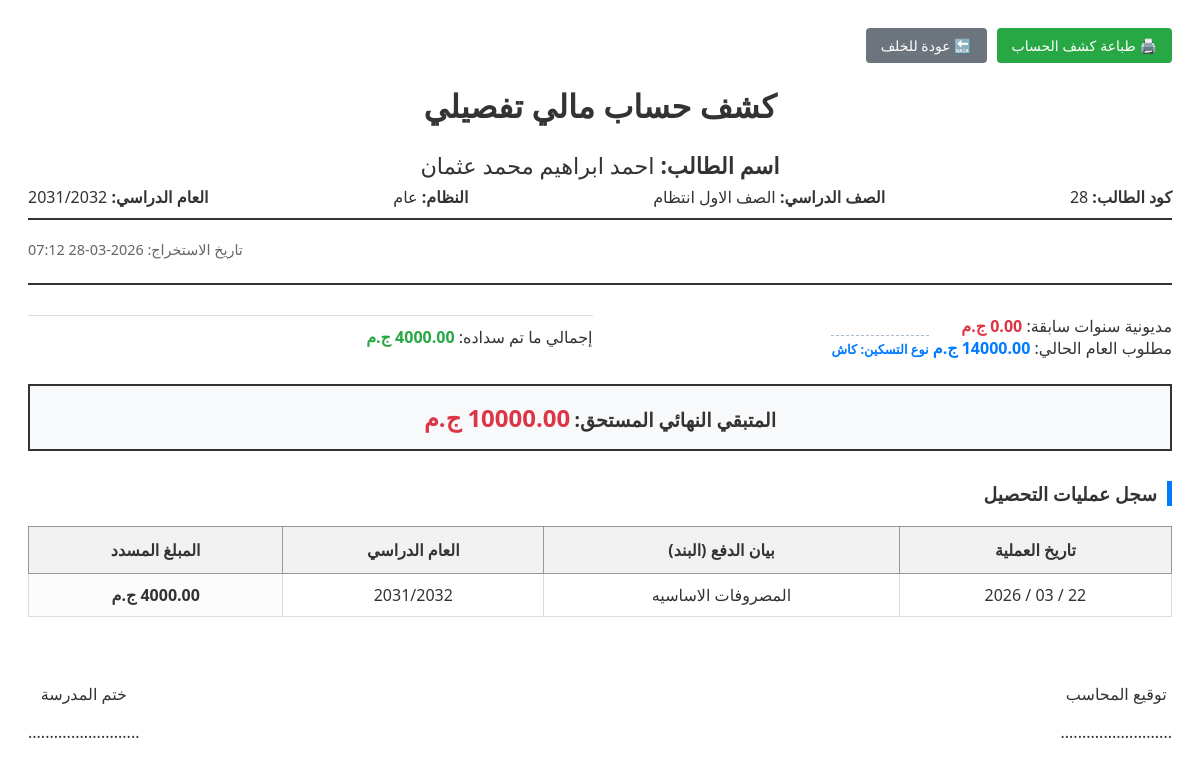
/finance/student/28/print-statement/ (signed in), run on the app's committed database.
### students/models.py (models this page shows, shortened)
class Student(models.Model):
    RELIGION_CHOICES = [("Muslim", "مسلم"), ("Christian", "مسيحي")]
    STATUS_CHOICES = [("New", "مستجد"), ("Transferred", "منقول"), ("Home", "عمال"), ("Promoted", "ناجح ومنقول")]
    GENDER_CHOICES = [('Male', 'ذكر'), ('Female', 'أنثى')]
    SPECIALIZATION_CHOICES = [
        ("General", "شعبة عامة"), ("Restaurant", "مطعم"), ("Kitchen", "مطبخ"),
        ("Guidance", "ارشاد"), ("Internal", "اشراف داخلي"), ("Computer", "حاسب الي"),
    ]
    image = models.ImageField("صورة الطالب", upload_to="students/", null=True, blank=True)
    registration_number = models.CharField("رقم القيد", max_length=50, blank=True, null=True)
    first_name = models.CharField("الاسم الأول", max_length=100)
    last_name = models.CharField("اسم العائلة", max_length=100)
    national_id_validator = RegexValidator(
        regex=r'^\d{14}$',
        message="الرقم القومي يجب أن يتكون من 14 رقماً فقط."
    )
    national_id = models.CharField(
        "الرقم القومي",
        max_length=14,
        validators=[national_id_validator],
        unique=True,
        null=True, blank=True
    )
    student_code = models.CharField("كود الطالب", max_length=20, unique=True, editable=False, blank=True, null=True)
    date_of_birth = models.DateField("تاريخ الميلاد", null=True, blank=True)
    birth_place = models.CharField("محل الميلاد", max_length=150, blank=True, null=True)
    gender = models.CharField(
        "النوع",
        max_length=10,
        choices=GENDER_CHOICES,
        null=True,
        blank=True
    )
    religion = models.CharField("الديانة", max_length=20, choices=RELIGION_CHOICES, null=True, blank=True)
    nationality = models.CharField("الجنسية", max_length=100, default="مصري", null=True, blank=True)
    address = models.TextField("العنوان", blank=True, null=True)
    mother_name = models.CharField("اسم الأم", max_length=150, null=True, blank=True)
    phone = models.CharField("رقم التليفون", max_length=20, null=True, blank=True)
    enrollment_status = models.CharField("حالة القيد", max_length=20, choices=STATUS_CHOICES, null=True, blank=True)
    integration_status = models.BooleanField("موقف الدمج", default=False, null=True, blank=True)
    specialization = models.CharField("التخصص", max_length=30, choices=SPECIALIZATION_CHOICES, blank=True, null=True)
    previous_debt = models.DecimalField("مديونية سابقة مرحلة", max_digits=10, decimal_places=2, default=0)
    last_promotion_date = models.DateField(null=True, blank=True)
    grade = models.ForeignKey("students.Grade", on_delete=models.PROTECT, null=True, verbose_name="الصف الدراسي")
    classroom = models.ForeignKey("students.Classroom", on_delete=models.SET_NULL, null=True, blank=True, verbose_name="الفصل")
    academic_year = models.ForeignKey("finance.AcademicYear", on_delete=models.CASCADE, verbose_name="السنة الدراسية", related_name="students")
    is_active = models.BooleanField("نشط", default=True)
    created_at = models.DateTimeField(auto_now_add=True)
    class Meta:
        ordering = ["-created_at"]
        verbose_name = "طالب"
        verbose_name_plural = "الطلاب"
    def get_full_name(self):
        first = self.first_name if self.first_name else ""
        last = self.last_name if self.last_name else ""
        full = f"{first} {last}".strip()
        return full if full else f"طالب رقم {self.student_code}"
    @property
    def total_required_amount(self):
        return self.current_year_fees_amount
    @property
    def current_year_paid(self):
        from finance.models import Payment
        from django.db.models import Sum, Q
        total = Payment.objects.filter(
            student=self,
            academic_year=self.academic_year # شرط السنة الحالية
        ).filter(
            Q(revenue_category__name__icontains="اساس") |
            Q(revenue_category__name__icontains="مصروف")
        ).aggregate(total=Sum('amount_paid'))['total'] or 0
        return Decimal(str(total))
    @property
    def final_remaining(self):
        from decimal import Decimal
        from django.db.models import Sum
        old_debt = Decimal(str(self.previous_debt or 0))
        acc = self.accounts.filter(academic_year=self.academic_year).last()
        current_fees = Decimal('0.00')
        if acc:
            current_fees = Decimal(str(acc.total_fees or 0)) - Decimal(str(acc.discount or 0))
        current_year_payments = self.all_payments.filter(
            academic_year=self.academic_year,
            revenue_category__name="المصروفات الاساسيه"  # مطابقة حرفية لاسم البند عندك
        ).aggregate(total=Sum('amount_paid'))['total'] or 0
        total_paid = Decimal(str(current_year_payments))
        return (old_debt + current_fees) - total_paid
    @property
    def current_year_fees_amount(self):
        from finance.models import StudentAccount
        from decimal import Decimal
        account = self.accounts.filter(academic_year=self.academic_year).first()
        if account:
            return Decimal(str(account.total_fees or 0))
        return Decimal("0.00")
    @property
    def current_account(self):
        return self.accounts.filter(academic_year=self.academic_year).first()

class Grade(models.Model):
    name = models.CharField("اسم الصف", max_length=100)
    class Meta:
        verbose_name = "صف دراسي"
        verbose_name_plural = "الصفوف الدراسية"

### finance/models.py (models this page shows, shortened)
class AcademicYear(models.Model):
    name = models.CharField(max_length=20)  # مثال: 2025/2026
    is_active = models.BooleanField(default=False)

class StudentAccount(models.Model):
    student = models.ForeignKey("students.Student", on_delete=models.CASCADE, related_name="accounts")
    academic_year = models.ForeignKey('AcademicYear', on_delete=models.CASCADE, null=True)
    installment_plan = models.ForeignKey('InstallmentPlan', on_delete=models.SET_NULL, null=True, blank=True)
    revenue_category = models.ForeignKey(
        'RevenueCategory',
        on_delete=models.SET_NULL,
        null=True,
        blank=True,
        verbose_name="بند الإيراد المرتبط"
    )
    total_fees = models.DecimalField("إجمالي المصروفات", max_digits=10, decimal_places=2, default=0)
    discount = models.DecimalField("الخصم", max_digits=10, decimal_places=2, default=0)
    created_at = models.DateTimeField(auto_now_add=True)
    class Meta:
        unique_together = ['student', 'academic_year', 'revenue_category']
        verbose_name = "حساب طالب مالي"
        verbose_name_plural = "حسابات الطلاب المالية"

class InstallmentPlan(models.Model):
    name = models.CharField("اسم الخطة الدراسية", max_length=100)
    academic_year = models.ForeignKey('AcademicYear', on_delete=models.CASCADE, verbose_name="السنة الدراسية", null=True)
    total_amount = models.DecimalField("إجمالي مبلغ الخطة", max_digits=10, decimal_places=2, default=0)
    number_of_installments = models.PositiveIntegerField("عدد الأقساط")
    interest_value = models.DecimalField(
        "قيمة الفائدة الإضافية",
        max_digits=10,
        decimal_places=2,
        default=0,
        help_text="قيمة فائدة ثابتة تضاف لإجمالي الخطة"
    )
    class Meta:
        verbose_name = "خطة مصروفات"
        verbose_name_plural = "خطط المصروفات"

class Payment(models.Model):
    installment = models.ForeignKey(
        'StudentInstallment',
        on_delete=models.CASCADE,
        related_name="payments",
        null=True,
        blank=True,
        help_text="اتركه فارغاً للإيرادات الحرة"
    )
    student = models.ForeignKey(
        "students.Student",
        on_delete=models.CASCADE,
        related_name="all_payments",
        null=True,
        blank=True
    )
    revenue_category = models.ForeignKey(
        'RevenueCategory',
        on_delete=models.PROTECT,
        null=True,
        blank=False,
        verbose_name="فئة الإيراد"
    )
    academic_year = models.ForeignKey(
        'AcademicYear',
        on_delete=models.CASCADE,
        null=True,
        blank=True,
        verbose_name="السنة الدراسية"
    )
    amount_paid = models.DecimalField(
        max_digits=10,
        decimal_places=2,
        verbose_name="المبلغ المدفوع"
    )
    payment_date = models.DateField(
        default=timezone.now,
        verbose_name="تاريخ الدفع"
    )
    collected_by = models.ForeignKey(
        User,
        on_delete=models.SET_NULL,
        null=True,
        blank=True,
        related_name="collected_payments",
        verbose_name="المحصل (الموظف)"
    )
    is_closed = models.BooleanField(
        default=False,
        verbose_name="تم تقفيل الخزينة"
    )
    closure = models.ForeignKey(
        'DailyClosure',
        on_delete=models.SET_NULL,
        null=True,
        blank=True,
        related_name="payments",
        verbose_name="رقم الجرد/الإغلاق"
    )
    notes = models.TextField(null=True, blank=True, verbose_name="ملاحظات إضافية")
    class Meta:
        verbose_name = "عملية دفع"
        verbose_name_plural = "عمليات الدفع"
        ordering = ['-payment_date', '-id']

class RevenueCategory(models.Model):
    name = models.CharField(max_length=100, verbose_name="اسم الفئة")
    parent = models.ForeignKey(
        'self',
        on_delete=models.CASCADE,
        null=True,
        blank=True,
        related_name='subcategories', # ممتاز: يعبر عن الفئات التابعة
        verbose_name="الفئة الرئيسية"
    )
    class Meta:
        verbose_name = "فئة إيراد"
        verbose_name_plural = "فئات الإيرادات"

### finance/views.py (the view)
# urls.py: path('student/<int:student_id>/print-statement/', views.student_statement_print, name='student_statement_print'),
@login_required
def student_statement_print(request, student_id):
    from finance.models import Payment
    try:
        from finance.models import Student
    except ImportError:
        from students.models import Student
    student = get_object_or_404(Student, id=student_id)
    all_history = Payment.objects.filter(student=student).order_by('-payment_date', '-id')
    context = {
        'student': student,
        'all_history': all_history,
        'total_paid_all': student.current_year_paid,
        'total_required': student.total_required_amount,
        'remaining': student.final_remaining,
    }
    return render(request, 'finance/student_statement_print.html', context)

### config/context_processors.py (called while the page is built)
def active_academic_year(request): # تأكد أن هذا هو نفس الاسم
    active_year = AcademicYear.objects.filter(is_active=True).first()
    return {'active_year': active_year}

### finance/templates/finance/student_statement_print.html (shortened to what this page needs)
<!DOCTYPE html>
<html lang="ar" dir="rtl">
<head>
</head>
<body>
    <div class="no-print">
        <button onclick="window.print()" class="btn btn-print">🖨️ طباعة كشف الحساب</button>
        <a href="javascript:history.back()" class="btn btn-back">🔙 عودة للخلف</a>
    </div>
    <div class="header-print">
        <h1>كشف حساب مالي تفصيلي</h1>
        <p style="font-size: 1.4em; margin-bottom: 5px;"><strong>اسم الطالب:</strong> {{ student.get_full_name }}</p>
        <div style="display: flex; justify-content: space-between; border-bottom: 2px solid #333; padding-bottom: 10px; margin-bottom: 20px;">
            <span><strong>كود الطالب:</strong> {{ student.id }}</span>
            <span><strong>الصف الدراسي:</strong> {{ student.grade.name }}</span>
            <span><strong>النظام:</strong> {{ student.study_type|default:"عام" }}</span>
            <span><strong>العام الدراسي:</strong> {{ student.academic_year.name }}</span>
        </div>
        <p style="text-align: left; font-size: 0.9em; color: #666;">تاريخ الاستخراج: {% now "Y-m-d H:i" %}</p>
    </div>
    <div class="summary-box" style="display: grid; grid-template-columns: 1fr 1fr; gap: 15px; margin-bottom: 30px;">
        <div class="summary-item">
            <span>مديونية سنوات سابقة:</span>
            <span style="font-weight: bold; color: #dc3545;">{{ student.previous_debt|floatformat:2 }} ج.م</span>
        <div class="summary-item">
            <span>مطلوب العام الحالي:</span>
            <span style="font-weight: bold; color: #007bff;">{{ student.current_year_fees_amount|floatformat:2 }} ج.م</span>
            {% with account=student.current_account %}
            {% if account and account.installment_plan %}
                <span class="plan-badge">نوع التسكين: {{ account.installment_plan.name }}</span>
            {% else %}
                <span class="plan-badge" style="color: #999;">(غير مسكن)</span>
            {% endif %}
        {% endwith %}
    </div>
        </div>
        <div class="summary-item" style="border-top: 1px solid #ddd; padding-top: 10px;">
            <span>إجمالي ما تم سداده:</span>
            <span style="font-weight: bold; color: #28a745;">{{ student.current_year_paid|floatformat:2 }} ج.م</span>
        </div>
        <div class="summary-item total-row" style="grid-column: span 2; background: #f8f9fa; padding: 15px; border: 2px solid #333; text-align: center; margin-top: 10px;">
            <span style="font-size: 1.2em; font-weight: bold;">المتبقي النهائي المستحق:</span>
            <span style="font-size: 1.5em; font-weight: bold; color: {% if student.final_remaining > 0 %}#dc3545{% else %}#28a745{% endif %};">
                {{ student.final_remaining|floatformat:2 }} ج.م
            </span>
        </div>
    </div>
    <h3 style="border-right: 5px solid #007bff; padding-right: 10px; margin-bottom: 15px;">سجل عمليات التحصيل</h3>
    <table>
        <thead>
            <tr>
                <th>تاريخ العملية</th>
                <th>بيان الدفع (البند)</th>
                <th>العام الدراسي</th>
                <th>المبلغ المسدد</th>
            </tr>
        </thead>
        <tbody>
            {% for entry in all_history %}
                {% if entry.academic_year == student.academic_year %}
                <tr>
                    <td style="text-align: center; border: 1px solid #ddd; padding: 10px;">
                        {{ entry.payment_date|date:"d / m / Y" }}
                    </td>
                    <td style="border: 1px solid #ddd; padding: 10px;">
                        {% if entry.revenue_category %}
                            {{ entry.revenue_category.name }}
                        {% else %}
                            <span style="color: #666; font-style: italic;">سداد مصروفات دراسية</span>
                        {% endif %}
                    </td>
                    <td style="text-align: center; border: 1px solid #ddd; padding: 10px; font-weight: 500;">
                        {{ entry.academic_year.name }} </td>
                    <td style="font-weight: bold; text-align: center; border: 1px solid #ddd; padding: 10px; background-color: #fcfcfc;">
                        {{ entry.amount_paid|floatformat:2 }} ج.م
                    </td>
                </tr>
                {% endif %}
            {% empty %}
            <tr>
                <td colspan="4" style="padding: 40px; text-align: center; color: #888; border: 1px solid #ddd;">
                    لا توجد عمليات تحصيل مسجلة للعام الدراسي الحالي.
                </td>
            </tr>
            {% endfor %}
        </tbody>
    </table>
    <div class="footer-print" style="margin-top: 50px; display: flex; justify-content: space-between;">
        <div style="text-align: center;">
            <p>توقيع المحاسب</p>
            <p>..........................</p>
        </div>
        <div style="text-align: center;">
            <p>ختم المدرسة</p>
            <p>..........................</p>
        </div>
    </div>
</body>
</html>

### finance/templates/finance/student_statement_print.html (style rules this page uses)
body { font-family: 'Segoe UI', Tahoma, Geneva, Verdana, sans-serif; padding: 20px; color: #333; }
.header-print { text-align: center; margin-bottom: 30px; border-bottom: 2px solid #333; padding-bottom: 10px; }
table { width: 100%; border-collapse: collapse; margin-top: 20px; }
th, td { border: 1px solid #999; padding: 12px; text-align: center; }
th { background-color: #f2f2f2; font-weight: bold; }
.no-print { margin-bottom: 20px; display: flex; gap: 10px; }
.btn { padding: 8px 15px; text-decoration: none; border-radius: 4px; cursor: pointer; border: none; font-size: 14px; }
.btn-print { background-color: #28a745; color: white; }
.btn-back { background-color: #6c757d; color: white; }
.plan-badge { font-size: 0.8em; color: #007bff; margin-top: 5px; font-weight: bold; border-top: 1px dashed #abc; padding-top: 4px; }

### data on the page
Student: get_full_name "احمد ابراهيم محمد عثمان", id "28", grade.name "الصف الاول انتظام", academic_year.name "2031/2032", previous_debt "0.00", current_year_fees_amount "14000.00", current_year_paid "4000.00", final_remaining "10000.00"
StudentAccount: installment_plan.name "كاش"
Payment: payment_date "22 / 03 / 2026", revenue_category.name "المصروفات الاساسيه", academic_year.name "2031/2032", amount_paid "4000.00"

### other printed values
{{ student.study_type|default:"عام" }} "عام"
